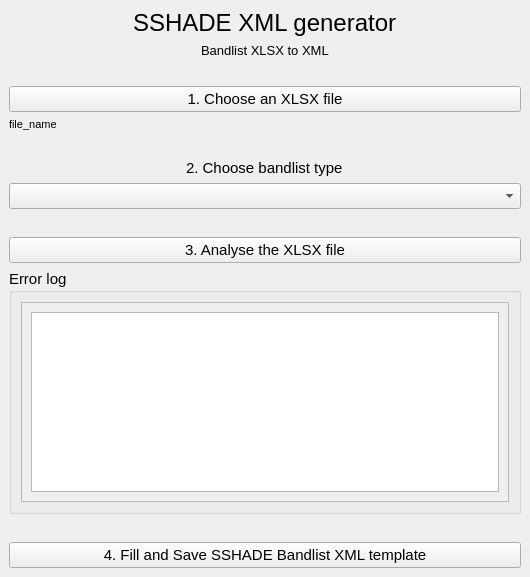
<?xml version="1.0" encoding="UTF-8"?>
<ui version="4.0">
 <class>MainWindow</class>
 <widget class="QMainWindow" name="MainWindow">
  <property name="geometry">
   <rect>
    <x>0</x>
    <y>0</y>
    <width>530</width>
    <height>577</height>
   </rect>
  </property>
  <property name="font">
   <font>
    <pointsize>11</pointsize>
   </font>
  </property>
  <property name="windowTitle">
   <string>MainWindow</string>
  </property>
  <widget class="QWidget" name="centralwidget">
   <layout class="QVBoxLayout" name="verticalLayout">
    <item alignment="Qt::AlignHCenter">
     <widget class="QLabel" name="label">
      <property name="font">
       <font>
        <pointsize>18</pointsize>
       </font>
      </property>
      <property name="text">
       <string>SSHADE XML generator</string>
      </property>
     </widget>
    </item>
    <item alignment="Qt::AlignHCenter">
     <widget class="QLabel" name="label_2">
      <property name="font">
       <font>
        <pointsize>10</pointsize>
       </font>
      </property>
      <property name="text">
       <string>Bandlist XLSX to XML</string>
      </property>
     </widget>
    </item>
    <item>
     <spacer name="verticalSpacer_2">
      <property name="orientation">
       <enum>Qt::Vertical</enum>
      </property>
      <property name="sizeHint" stdset="0">
       <size>
        <width>20</width>
        <height>40</height>
       </size>
      </property>
     </spacer>
    </item>
    <item>
     <widget class="QPushButton" name="btn_chose">
      <property name="text">
       <string>1. Choose an XLSX file</string>
      </property>
     </widget>
    </item>
    <item>
     <widget class="QLabel" name="lbl_file_name">
      <property name="font">
       <font>
        <pointsize>8</pointsize>
       </font>
      </property>
      <property name="text">
       <string>file_name</string>
      </property>
     </widget>
    </item>
    <item>
     <spacer name="verticalSpacer_4">
      <property name="orientation">
       <enum>Qt::Vertical</enum>
      </property>
      <property name="sizeHint" stdset="0">
       <size>
        <width>20</width>
        <height>40</height>
       </size>
      </property>
     </spacer>
    </item>
    <item alignment="Qt::AlignHCenter">
     <widget class="QLabel" name="label_3">
      <property name="text">
       <string>2. Choose bandlist type</string>
      </property>
     </widget>
    </item>
    <item>
     <widget class="QComboBox" name="cb_bl_type"/>
    </item>
    <item>
     <spacer name="verticalSpacer">
      <property name="orientation">
       <enum>Qt::Vertical</enum>
      </property>
      <property name="sizeHint" stdset="0">
       <size>
        <width>20</width>
        <height>40</height>
       </size>
      </property>
     </spacer>
    </item>
    <item>
     <widget class="QPushButton" name="btn_read">
      <property name="text">
       <string>3. Analyse the XLSX file</string>
      </property>
     </widget>
    </item>
    <item>
     <widget class="QGroupBox" name="groupBox">
      <property name="title">
       <string>Error log</string>
      </property>
      <layout class="QHBoxLayout" name="horizontalLayout">
       <item>
        <widget class="QScrollArea" name="scrollArea">
         <property name="minimumSize">
          <size>
           <width>0</width>
           <height>200</height>
          </size>
         </property>
         <property name="widgetResizable">
          <bool>true</bool>
         </property>
         <widget class="QWidget" name="scrollAreaWidgetContents">
          <property name="geometry">
           <rect>
            <x>0</x>
            <y>0</y>
            <width>490</width>
            <height>198</height>
           </rect>
          </property>
          <layout class="QHBoxLayout" name="horizontalLayout_2">
           <item>
            <widget class="QPlainTextEdit" name="error_log">
             <property name="font">
              <font>
               <pointsize>10</pointsize>
              </font>
             </property>
            </widget>
           </item>
          </layout>
         </widget>
        </widget>
       </item>
      </layout>
     </widget>
    </item>
    <item>
     <spacer name="verticalSpacer_3">
      <property name="orientation">
       <enum>Qt::Vertical</enum>
      </property>
      <property name="sizeHint" stdset="0">
       <size>
        <width>20</width>
        <height>40</height>
       </size>
      </property>
     </spacer>
    </item>
    <item>
     <widget class="QPushButton" name="btn_generate">
      <property name="text">
       <string>4. Fill and Save SSHADE Bandlist XML template</string>
      </property>
     </widget>
    </item>
   </layout>
  </widget>
  <widget class="QMenuBar" name="menubar">
   <property name="geometry">
    <rect>
     <x>0</x>
     <y>0</y>
     <width>530</width>
     <height>21</height>
    </rect>
   </property>
  </widget>
 </widget>
 <resources/>
 <connections/>
</ui>
